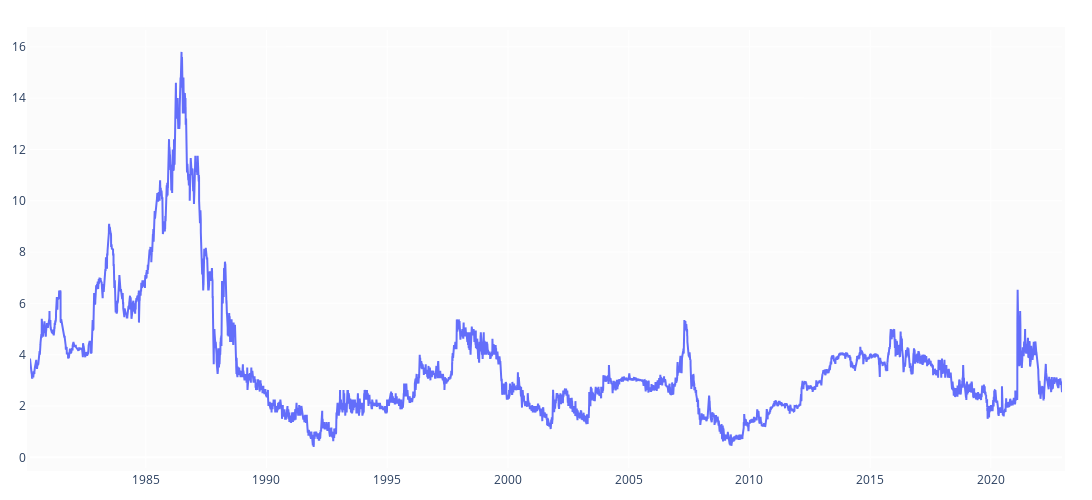

Write notebook code for a chart like this one.
### Markdown cell above
### Visualize

### Code cell
start = 10400
vdf = df
# vdf = df[start:start+150]

fig = make_subplots(rows=1, cols=1)
#Price
fig.add_trace(go.Scatter(x=vdf.Date, y=vdf.Close, name='Close'), row=1, col=1)
# fig.add_trace(go.Scatter(x=vdf.Date, y=vdf.HB, name='Bollinger High Band'), row=1, col=1)
# fig.add_trace(go.Scatter(x=vdf.Date, y=vdf.LB, name='Bollinger Low Band'), row=1, col=1)
# fig.add_trace(go.Scatter(x=vdf.Date, y=vdf.MB, name='Bollinger Middle Band'), row=1, col=1)
#SMA
# fig.add_trace(go.Scatter(x=vdf.Date, y=vdf.SMA5, name='SMA5'), row=2, col=1)
# fig.add_trace(go.Scatter(x=vdf.Date, y=vdf.SMA10, name='SMA10'), row=1, col=1)
# fig.add_trace(go.Scatter(x=vdf.Date, y=vdf.SMA14, name='SMA14'), row=2, col=1)
# fig.add_trace(go.Scatter(x=vdf.Date, y=vdf.SMA30, name='SMA30'), row=2, col=1)
# EMA
# fig.add_trace(go.Scatter(x=vdf.Date, y=vdf.EMA5, name='EMA5'), row=3, col=1)
# fig.add_trace(go.Scatter(x=vdf.Date, y=vdf.EMA10, name='EMA10'), row=1, col=1)
# fig.add_trace(go.Scatter(x=vdf.Date, y=vdf.EMA14, name='EMA14'), row=3, col=1)
# fig.add_trace(go.Scatter(x=vdf.Date, y=vdf.KAMA, name='KAMA'), row=3, col=1)
#Bollinger Bands information
# fig.add_trace(go.Scatter(x=vdf.Date, y=vdf['%B'], name='%B'), row=4, col=1)
# fig.add_trace(go.Scatter(x=vdf.Date, y=vdf['%B10'], name='%B10'), row=5, col=1)
# fig.add_trace(go.Scatter(x=vdf.Date, y=vdf.BBBandWidth, name='BandWidth'), row=5, col=1)
# RSI
# fig.add_trace(go.Scatter(x=vdf.Date, y=vdf.RSI30, name='RSI30'), row=6, col=1)
# fig.add_trace(go.Scatter(x=vdf.Date, y=vdf.RSI14, name='RSI14'), row=7, col=1)
# fig.add_trace(go.Scatter(x=vdf.Date, y=vdf.ADX, name='ADX'), row=8, col=1)
# fig.add_trace(go.Scatter(x=vdf.Date, y=vdf.SO, name='SO'), row=9, col=1)

fig.update_layout(
    autosize=False,
    width=1500,
    height=500,
    margin=dict(l=30,r=30,b=30,
                t=30,pad=3
                ),
    paper_bgcolor="White",
)

### Figure 1 — Plotly figure (JSON) as saved in the notebook; plotly's stock layout.template omitted (floating-point values rounded to 4 significant figures; data arrays with more than 128 entries replaced by an {"elided": "..."} marker saying what was removed)
{"data": [{"name": "Close", "type": "scatter", "x": {"elided": "15611 str values"}, "xaxis": "x", "y": {"elided": "15611 float values"}, "yaxis": "y"}], "layout": {"autosize": false, "height": 500, "margin": {"b": 30, "l": 30, "pad": 3, "r": 30, "t": 30}, "paper_bgcolor": "White", "width": 1500, "xaxis": {"anchor": "y", "domain": [0, 1]}, "yaxis": {"anchor": "x", "domain": [0, 1]}}}
